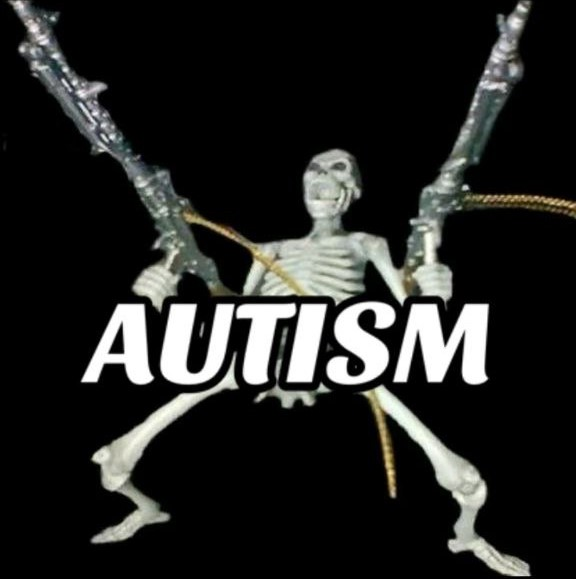
#> input picture autism.jpg, 576 x 579 px
$ python CVtransfomationsIMG.py
#> lines starting #> are read from the running program, lines starting #| are printed output that depends on the picture
import cv2
import numpy as np

# Load the image
img = cv2.imread('../autism.jpg', 0)
#> img: shape (579, 576); min 0, max 255, mean 37
rows, cols = img.shape[:2]
#> rows = 579; cols = 576

# Define the transformation matrices
rotation_matrix = cv2.getRotationMatrix2D((cols/2,rows/2),100,1)
scaling_matrix = np.float32([[2, 0, 0], [0, 2, 0]])
mirroring_matrix = np.float32([[-1, 0, cols], [0, 1, 0]])
#> mirroring_matrix = [[-1, 0, 576], [0, 1, 0]]
shearing_matrix = np.float32([[1, 0.5, 0], [0, 1, 0]])
custom_matrix = np.float32([[0.4, 0, 0], [0, 2, 0]])  # Replace with your custom matrix

# Apply the transformations
rotated_img = cv2.warpAffine(img, rotation_matrix, (cols, rows))
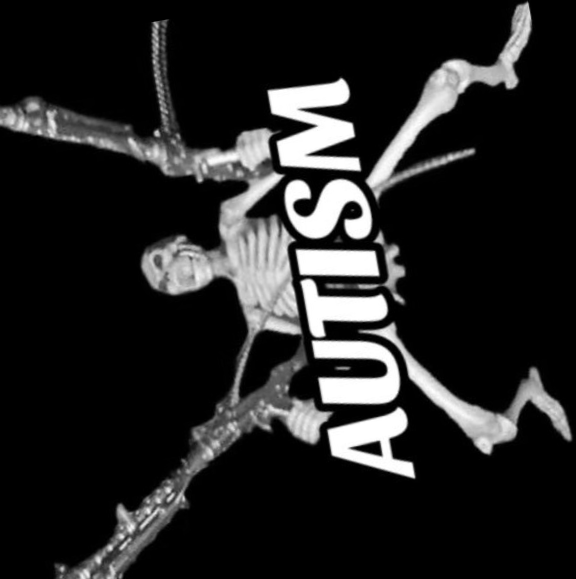
#> rotated_img: shape (579, 576); min 0, max 255, mean 36.2
scaled_img = cv2.warpAffine(img, scaling_matrix, (cols, rows))
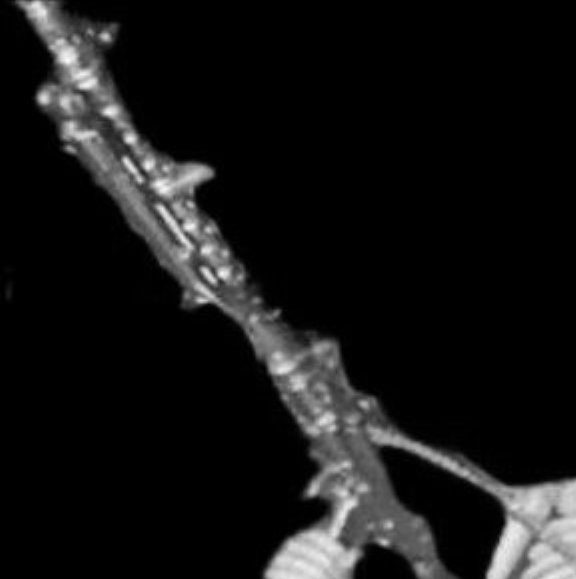
#> scaled_img: shape (579, 576); min 0, max 252, mean 21.5
mirrored_img = cv2.warpAffine(img, mirroring_matrix, (cols, rows))
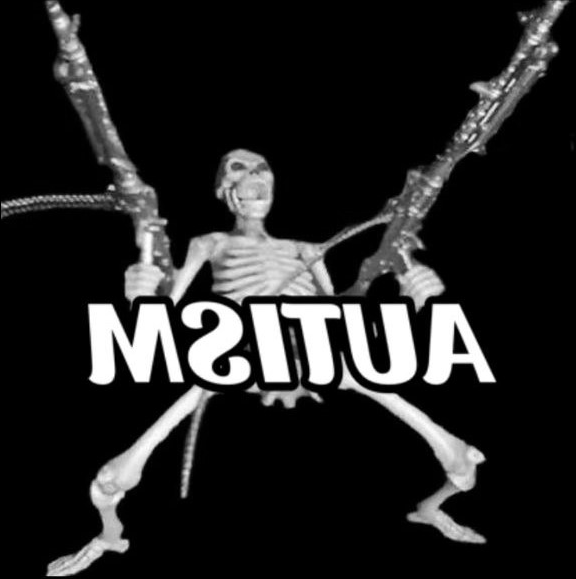
#> mirrored_img: shape (579, 576); min 0, max 255, mean 37
sheared_img = cv2.warpAffine(img, shearing_matrix, (cols, rows))
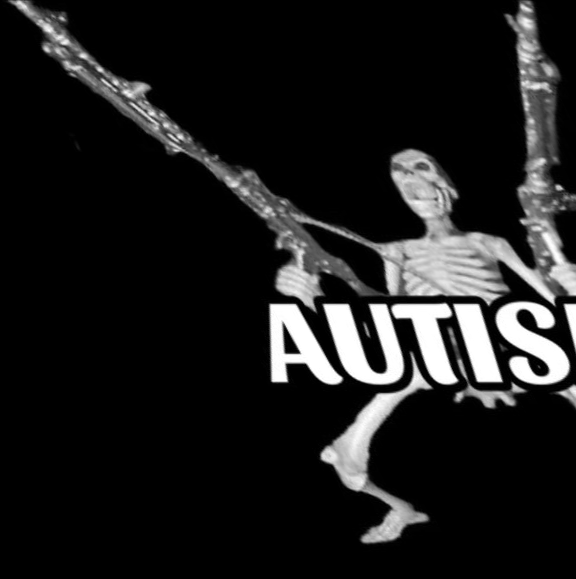
#> sheared_img: shape (579, 576); min 0, max 255, mean 29.1
custom_img = cv2.warpAffine(img, custom_matrix, (cols, rows))
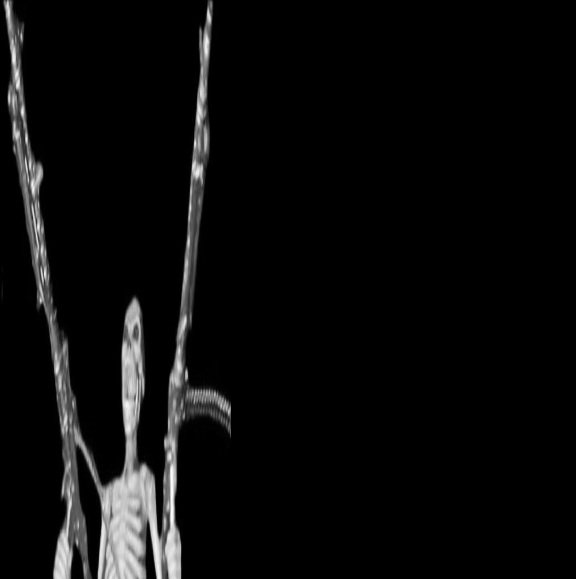
#> custom_img: shape (579, 576); min 0, max 253, mean 11.3

# Display the original and transformed images
cv2.imshow('Original Image', img)
cv2.imshow('Rotated Image', rotated_img)
cv2.imshow('Scaled Image', scaled_img)
cv2.imshow('Mirrored Image', mirrored_img)
cv2.imshow('Sheared Image', sheared_img)
cv2.imshow('Custom Transformed Image', custom_img)

cv2.waitKey(0)
cv2.destroyAllWindows()
